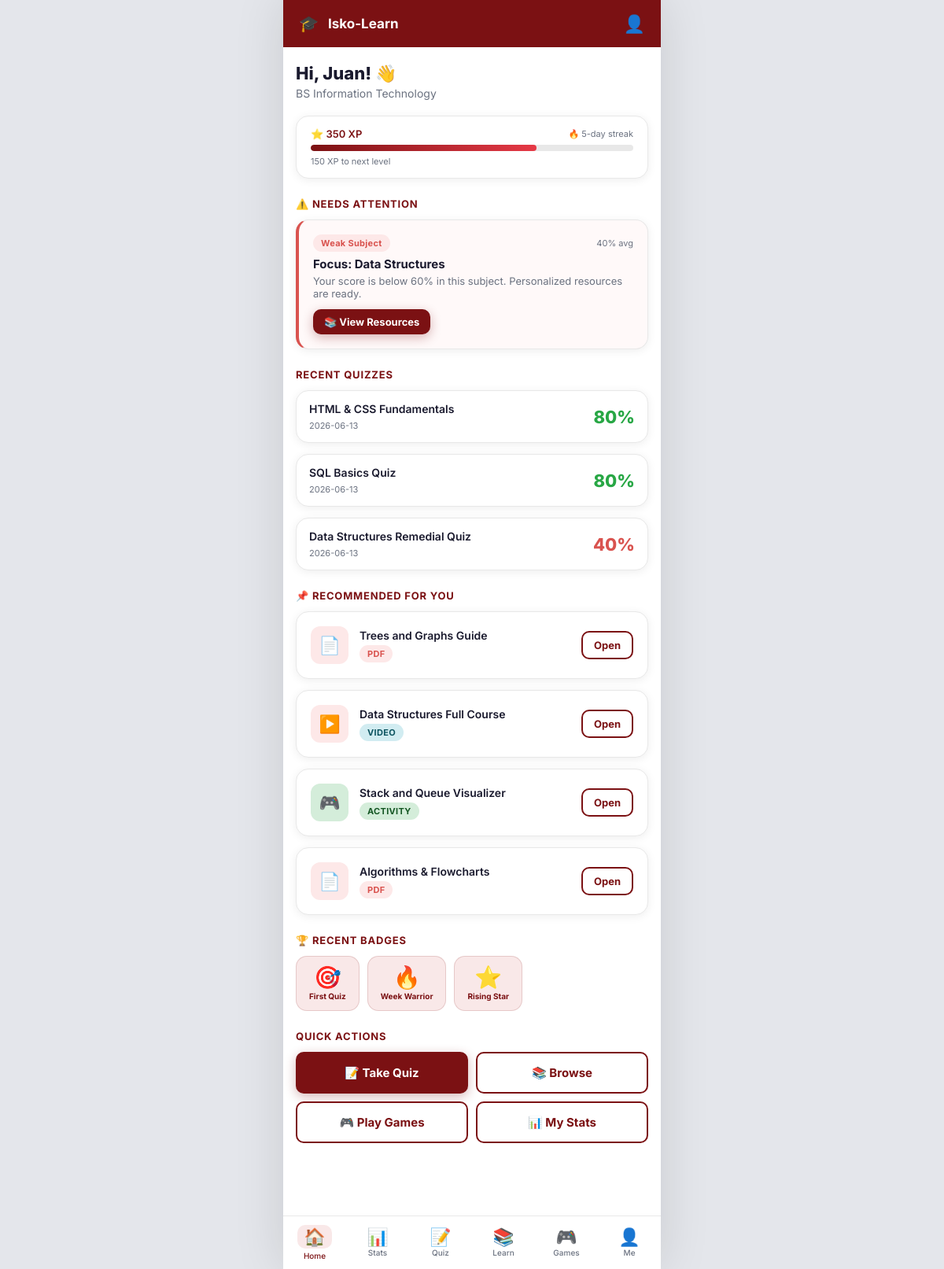
Screenshot of /home (signed in) with the database file from the repository.
### tables this page shows
CREATE TABLE users (
            id INTEGER PRIMARY KEY AUTOINCREMENT,
            name TEXT NOT NULL,
            student_id TEXT UNIQUE,
            email TEXT NOT NULL UNIQUE,
            password_hash TEXT NOT NULL,
            program_id INTEGER,
            role TEXT NOT NULL DEFAULT "student",
            xp INTEGER DEFAULT 0,
            streak INTEGER DEFAULT 0,
            last_active DATE,
            created_at TIMESTAMP DEFAULT CURRENT_TIMESTAMP,
            FOREIGN KEY (program_id) REFERENCES programs(id)
        );

CREATE TABLE programs (
            id INTEGER PRIMARY KEY AUTOINCREMENT,
            code TEXT NOT NULL UNIQUE,
            name TEXT NOT NULL
        );

CREATE TABLE weak_areas (
            id INTEGER PRIMARY KEY AUTOINCREMENT,
            user_id INTEGER NOT NULL,
            subject_id INTEGER NOT NULL,
            avg_score REAL NOT NULL,
            UNIQUE(user_id, subject_id),
            FOREIGN KEY (user_id) REFERENCES users(id),
            FOREIGN KEY (subject_id) REFERENCES subjects(id)
        );

CREATE TABLE subjects (
            id INTEGER PRIMARY KEY AUTOINCREMENT,
            program_id INTEGER NOT NULL,
            name TEXT NOT NULL,
            FOREIGN KEY (program_id) REFERENCES programs(id)
        );

CREATE TABLE scores (
            id INTEGER PRIMARY KEY AUTOINCREMENT,
            user_id INTEGER NOT NULL,
            quiz_id INTEGER NOT NULL,
            score INTEGER NOT NULL,
            total INTEGER NOT NULL,
            taken_at TIMESTAMP DEFAULT CURRENT_TIMESTAMP,
            FOREIGN KEY (user_id) REFERENCES users(id),
            FOREIGN KEY (quiz_id) REFERENCES quizzes(id)
        );

CREATE TABLE quizzes (
            id INTEGER PRIMARY KEY AUTOINCREMENT,
            subject_id INTEGER NOT NULL,
            title TEXT NOT NULL,
            difficulty TEXT DEFAULT "medium",
            time_limit INTEGER DEFAULT 300,
            FOREIGN KEY (subject_id) REFERENCES subjects(id)
        );

CREATE TABLE resources (
            id INTEGER PRIMARY KEY AUTOINCREMENT,
            subject_id INTEGER NOT NULL,
            title TEXT NOT NULL,
            type TEXT NOT NULL,
            url TEXT,
            description TEXT,
            FOREIGN KEY (subject_id) REFERENCES subjects(id)
        );

CREATE TABLE achievements (
            id INTEGER PRIMARY KEY AUTOINCREMENT,
            user_id INTEGER NOT NULL,
            badge_name TEXT NOT NULL,
            badge_icon TEXT NOT NULL,
            earned_at TIMESTAMP DEFAULT CURRENT_TIMESTAMP,
            FOREIGN KEY (user_id) REFERENCES users(id)
        );

### app.py (the view)
@app.route('/home')
@login_required
def home():
    user = get_current_user()
    db = get_db()
    weak = db.execute(
        "SELECT wa.avg_score, s.name FROM weak_areas wa "
        "JOIN subjects s ON wa.subject_id = s.id WHERE wa.user_id = ? ORDER BY wa.avg_score ASC LIMIT 1",
        (user['id'],)
    ).fetchone()
    recent_scores = db.execute(
        "SELECT sc.score, sc.total, q.title, sc.taken_at FROM scores sc "
        "JOIN quizzes q ON sc.quiz_id = q.id WHERE sc.user_id = ? ORDER BY sc.taken_at DESC LIMIT 3",
        (user['id'],)
    ).fetchall()
    recommendations = db.execute(
        "SELECT r.title, r.type, r.url FROM recommendations rec "
        "JOIN resources r ON rec.resource_id = r.id WHERE rec.user_id = ? LIMIT 4",
        (user['id'],)
    ).fetchall()
    achievements = db.execute(
        "SELECT * FROM achievements WHERE user_id = ? ORDER BY earned_at DESC LIMIT 3",
        (user['id'],)
    ).fetchall()
    db.close()
    return render_template('home.html', user=user, weak=weak,
                           recent_scores=recent_scores,
                           recommendations=recommendations,
                           achievements=achievements)

### app.py (called while the page is built)
def login_required(f):
    @wraps(f)
    def decorated(*args, **kwargs):
        if 'user_id' not in session:
            flash('Please log in to continue.', 'error')
            return redirect(url_for('login'))
        return f(*args, **kwargs)
    return decorated

def get_current_user():
    if 'user_id' not in session:
        return None
    db = get_db()
    user = db.execute(
        "SELECT u.*, p.name as program_name, p.code as program_code "
        "FROM users u LEFT JOIN programs p ON u.program_id = p.id WHERE u.id = ?",
        (session['user_id'],)
    ).fetchone()
    db.close()
    return user

### database.py (called while the page is built)
def get_db():
    conn = sqlite3.connect(DATABASE)
    conn.row_factory = sqlite3.Row
    return conn

### templates/home.html (shortened to what this page needs)
{% extends "base.html" %}
{% from "_nav.html" import bottom_nav %}
{% block body %}
<div class="app-wrapper">
  <header class="app-header">
    <span class="header-icon">🎓</span>
    <h1>Isko-Learn</h1>
    <a href="{{ url_for('profile') }}" style="color:#fff; font-size:22px;">👤</a>
  </header>
  <div class="page-content">
    <h2 class="page-title">Hi, {{ user.name.split()[0] }}! 👋</h2>
    <p class="page-subtitle">{{ user.program_name or 'PUP Student' }}</p>
    <div class="card" style="padding:14px 18px;">
      <div class="d-flex justify-between align-center mb-1">
        <span style="font-size:13px; font-weight:600; color:var(--primary);">⭐ {{ user.xp }} XP</span>
        <span class="text-xs text-muted">🔥 {{ user.streak }}-day streak</span>
      </div>
      <div class="xp-bar-wrap">
        <div class="xp-bar-fill" style="width:{{ [user.xp % 500 / 5, 100]|min }}%;"></div>
      </div>
      <div class="text-xs text-muted mt-1">{{ 500 - (user.xp % 500) }} XP to next level</div>
    </div>
    {% if weak %}
      <p class="section-title">⚠️ Needs Attention</p>
      <div class="card card-danger">
        <div class="d-flex justify-between align-center mb-1">
          <span class="badge badge-danger">Weak Subject</span>
          <span class="text-xs text-muted">{{ weak.avg_score | round(0) | int }}% avg</span>
        </div>
        <h4 style="font-size:15px; font-weight:700; margin:6px 0 4px;">Focus: {{ weak.name }}</h4>
        <p style="font-size:13px; margin:0 0 12px;" class="text-muted">
          Your score is below 60% in this subject. Personalized resources are ready.
        </p>
        <a href="{{ url_for('learn') }}" class="btn btn-sm">📚 View Resources</a>
      </div>
    {% endif %}
    {% if recent_scores %}
      <p class="section-title">Recent Quizzes</p>
      {% for s in recent_scores %}
        {% set pct = (s.score / s.total * 100) | round(0) | int %}
        <div class="card" style="padding:14px 16px;">
          <div class="d-flex justify-between align-center">
            <div>
              <div style="font-size:14px; font-weight:600;">{{ s.title }}</div>
              <div class="text-xs text-muted mt-1">{{ s.taken_at[:10] }}</div>
            </div>
            <div style="font-size:22px; font-weight:800; color:{{ 'var(--success)' if pct >= 75 else ('var(--warning)' if pct >= 60 else 'var(--danger)') }};">
              {{ pct }}%
            </div>
          </div>
        </div>
      {% endfor %}
    {% endif %}
    {% if recommendations %}
      <p class="section-title">📌 Recommended For You</p>
      {% for r in recommendations %}
        <div class="card">
          <div class="resource-card">
            <div class="resource-icon {{ r.type }}">
              {{ '📄' if r.type == 'pdf' else ('▶️' if r.type == 'video' else ('🎮' if r.type == 'activity' else '🗂️')) }}
            </div>
            <div class="resource-body">
              <h4>{{ r.title }}</h4>
              <span class="badge badge-{{ 'danger' if r.type == 'pdf' else ('info' if r.type == 'video' else 'success') }}">{{ r.type.upper() }}</span>
            </div>
            <a href="{{ r.url }}" target="_blank" class="btn btn-outline btn-sm" style="flex-shrink:0;">Open</a>
          </div>
        </div>
      {% endfor %}
    {% endif %}
    {% if achievements %}
      <p class="section-title">🏆 Recent Badges</p>
      <div class="badge-grid">
        {% for a in achievements %}
          <div class="achievement-badge">
            <span class="icon">{{ a.badge_icon }}</span>
            <span class="name">{{ a.badge_name }}</span>
          </div>
        {% endfor %}
      </div>
    {% endif %}
    <p class="section-title">Quick Actions</p>
    <div style="display:grid; grid-template-columns:1fr 1fr; gap:10px; margin-bottom:8px;">
      <a href="{{ url_for('quiz') }}" class="btn" id="btn-take-quiz">📝 Take Quiz</a>
      <a href="{{ url_for('learn') }}" class="btn btn-outline" id="btn-browse">📚 Browse</a>
      <a href="{{ url_for('games') }}" class="btn btn-outline" id="btn-games">🎮 Play Games</a>
      <a href="{{ url_for('dashboard') }}" class="btn btn-outline" id="btn-stats">📊 My Stats</a>
    </div>
  </div>
  {{ bottom_nav('home') }}
</div>
{% endblock %}

### templates/base.html (shortened to what this page needs)
<!DOCTYPE html>
<html lang="en">
<head>
  <link rel="stylesheet" href="{{ url_for('static', filename='css/styles.css') }}"/>
</head>
<body>
{% block body %}{% endblock %}
</body>
</html>

### templates/_nav.html
{% macro bottom_nav(active) %}
<nav class="bottom-nav">
  <a class="nav-item {{ 'active' if active == 'home' }}" href="{{ url_for('home') }}" id="nav-home">
    <span class="nav-icon">🏠</span>Home
  </a>
  <a class="nav-item {{ 'active' if active == 'dashboard' }}" href="{{ url_for('dashboard') }}" id="nav-dashboard">
    <span class="nav-icon">📊</span>Stats
  </a>
  <a class="nav-item {{ 'active' if active == 'quiz' }}" href="{{ url_for('quiz') }}" id="nav-quiz">
    <span class="nav-icon">📝</span>Quiz
  </a>
  <a class="nav-item {{ 'active' if active == 'learn' }}" href="{{ url_for('learn') }}" id="nav-learn">
    <span class="nav-icon">📚</span>Learn
  </a>
  <a class="nav-item {{ 'active' if active == 'games' }}" href="{{ url_for('games') }}" id="nav-games">
    <span class="nav-icon">🎮</span>Games
  </a>
  <a class="nav-item {{ 'active' if active == 'profile' }}" href="{{ url_for('profile') }}" id="nav-profile">
    <span class="nav-icon">👤</span>Me
  </a>
</nav>
{% endmacro %}

### rows the page displays
users: name "Juan", xp "350", streak "5", 500-(user.xp%500) "150"
programs: name "BS Information Technology"
weak_areas: avg_score "40"
subjects: name "Data Structures"
scores: title "HTML & CSS Fundamentals", taken_at "2026-06-13", pct "80"
scores: title "SQL Basics Quiz", taken_at "2026-06-13", pct "80"
scores: title "Data Structures Remedial Quiz", taken_at "2026-06-13", pct "40"
resources: type "📄", title "Trees and Graphs Guide", type "PDF"
resources: type "▶️", title "Data Structures Full Course", type "VIDEO"
resources: type "🎮", title "Stack and Queue Visualizer", type "ACTIVITY"
resources: type "📄", title "Algorithms & Flowcharts", type "PDF"
achievements: badge_icon "🎯", badge_name "First Quiz"
achievements: badge_icon "🔥", badge_name "Week Warrior"
achievements: badge_icon "⭐", badge_name "Rising Star"
